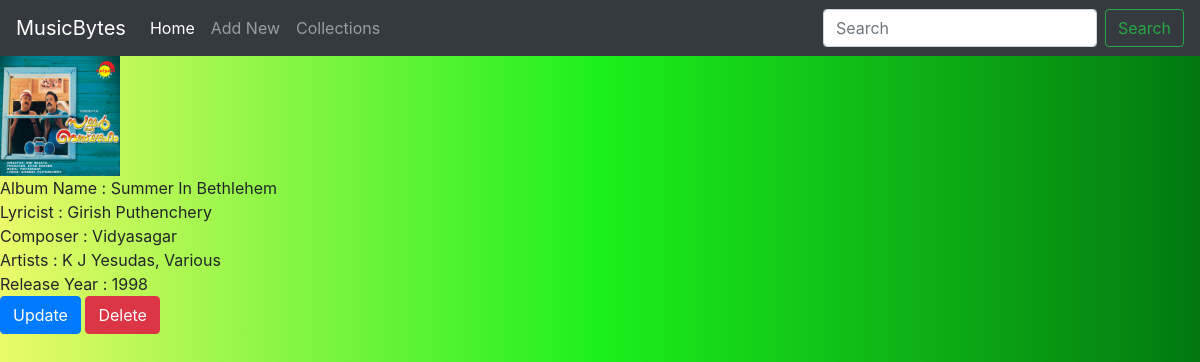
Page /album/1/ on the committed database.
### musicbytes/models.py (models this page shows, shortened)
class Album(models.Model):
    name = models.CharField(max_length=250)
    composer = models.CharField(max_length=250)
    artist = models.CharField(max_length=250)
    year = models.IntegerField()
    img = models.ImageField(upload_to='gallery')
    lyric = models.CharField(max_length=250)

### musicbytes/views.py (the view)
# urls.py: path('album/<int:alb_id>/', views.details, name='albumdetails'),
def details(request, alb_id):
    albde = Album.objects.get(id=alb_id)
    return render(request, "details.html", {'albde': albde})

### templates/details.html
{% extends 'base.html' %}
{% block body %}
<img src="{{albde.img.url}}" width="120" height="120"><br>
Album Name : {{albde.name}}<br>
Lyricist : {{albde.lyric}}<br>
Composer : {{albde.composer}}<br>
Artists : {{albde.artist}}<br>
Release Year : {{albde.year}}<br>
<a class="btn btn-primary" href="{% url 'musicbytes:edit' albde.id %}">Update</a>
<a class="btn btn-danger" href="{% url 'musicbytes:delete' albde.id %}">Delete</a>
{% endblock %}

### static/style.css (style rules this page uses)
body { background: rgb(235,250,106); background: linear-gradient(90deg, rgba(235,250,106,1) 0%, rgba(27,240,27,1) 50%, rgba(1,120,16,1) 100%); }

### rows in the picture
Album: img (picture), name "Summer In Bethlehem", lyric "Girish Puthenchery", composer "Vidyasagar", artist "K J Yesudas, Various", year "1998"
